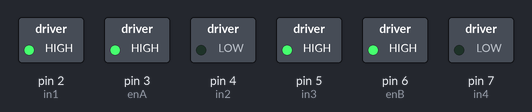
The sketch below on a simulated Arduino Uno, built with avr-gcc and run on an emulated ATmega328P. On the bench: switched loads named in the sketch (green lamp = pin HIGH).

Above: at 0.1 s.
Timing chart, 0 to 1.6 s (numbered marks = the images above):
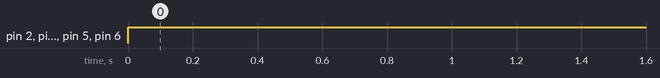

Measured:
- by itself, pin 2 (in1), pin 3 (enA), pin 5 (in3), pin 6 (enB): LOW → HIGH at 0.00 s

The sketch:

MOTOR_CHECK.ino
```cpp
int in1 = 2;
int in2 = 4;
int enA = 3;
int in3 = 5;
int in4 = 7;
int enB = 6;
void setup() {
  pinMode(enA,OUTPUT);
  pinMode(in1,OUTPUT);
  pinMode(in2,OUTPUT);
  pinMode(enB,OUTPUT);
  pinMode(in3,OUTPUT);
  pinMode(in4,OUTPUT);
  // put your setup code here, to run once:

}

void loop() {
  digitalWrite(in1,HIGH);
  digitalWrite(in2,LOW);
  digitalWrite(in3,HIGH);
  digitalWrite(in4,LOW);
  digitalWrite(enA,100);
  digitalWrite(enB,100);
  // put your main code here, to run repeatedly:

}
```
